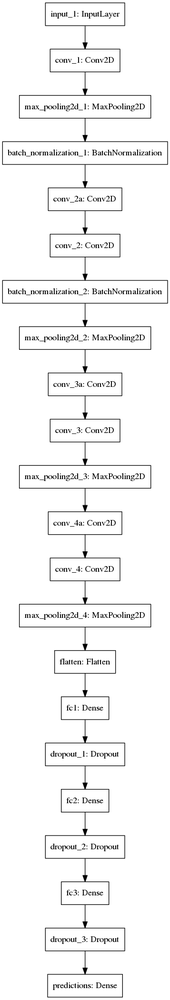
#> input picture hw3/programfile/model.png, 170 x 1000 px, shrunk from 357 x 2104 before the run
$ python Q2.py ../hw3/programfile/model.png
#> lines starting #> are read from the running program, lines starting #| are printed output that depends on the picture
from PIL import Image
import sys

im = Image.open(sys.argv[1])
#> im is the input picture: PIL image 170x1000 RGB; min 0, max 255, mean 244.5

x,y = im.size
#> x = 170; y = 1000

for i in range(x):
    for j in range(y):
        r,g,b = im.getpixel((i,j))
        im.putpixel((i,j), (int(r/2),int(g/2),int(b/2)))
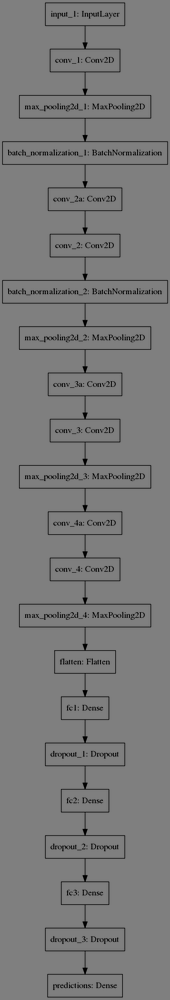
#> im: PIL image 170x1000 RGB; min 0, max 127, mean 121.8

im.save("Q2.png", "png")
